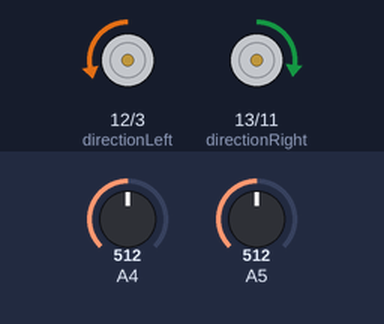
A sketch run on a simulated Arduino Uno, built with avr-gcc and run on an emulated ATmega328P. Shown: direction and speed pins drawn as motors (green arrow = direction pin HIGH = forward, orange = LOW = backward, longer = more drive). The inputs (shaded band) are chosen by the test bench; at power-on: A4 = 512, A5 = 512.

Above: at 1.2 s.
1.3 s: A4 set to 266
2.8 s: A4 set to 242
At 3.1 s:
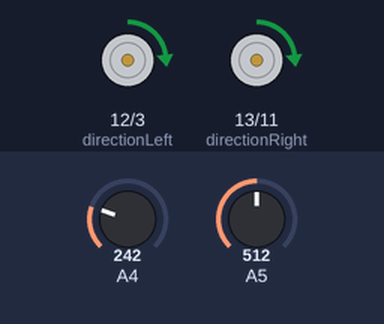
4.3 s: A5 set to 259
5.8 s: A5 set to 232
At 6.6 s:
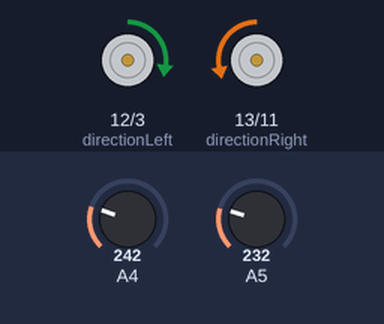
7.3 s: A5 set to 260
At 7.7 s:
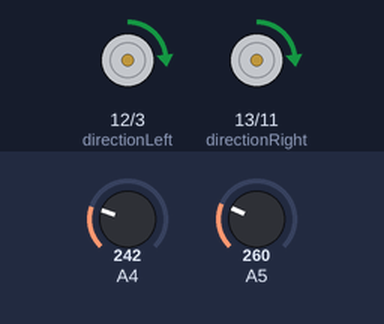
8.8 s: A5 set to 240
At 10.1 s:
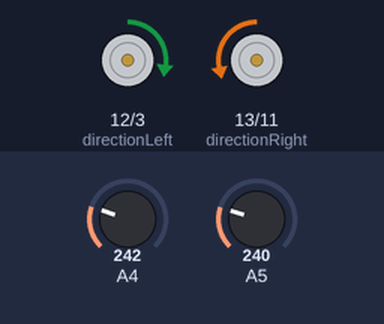
Timing chart, 0 to 11.3 s (numbered marks = the images above; inputs shaded):
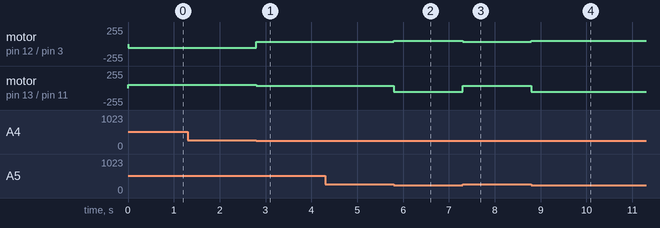

Measured:
- the behaviour switches between 251 and 250 on A4 (found by bisection; images 0 and 1)
- the behaviour switches between 250 and 249 on A5 (found by bisection; images 1 and 2)
- after the input at 1.3 s, every drawn part: stays the same
- after the input at 2.8 s, motor on pin 12 (directionLeft) / pin 3 (speedLeft): backward 55/255 → forward 35/255 at once; motor on pin 13 (directionRight) / pin 11 (speedRight): forward 50/255 → forward 35/255 at once
- after the input at 4.3 s, every drawn part: stays the same
- after the input at 5.8 s, motor on pin 12 (directionLeft) / pin 3 (speedLeft): forward 35/255 → forward 50/255 at once; motor on pin 13 (directionRight) / pin 11 (speedRight): forward 35/255 → backward 55/255 at once
- after the input at 7.3 s, motor on pin 12 (directionLeft) / pin 3 (speedLeft): forward 50/255 → forward 35/255 at once; motor on pin 13 (directionRight) / pin 11 (speedRight): backward 55/255 → forward 35/255 at once
- after the input at 8.8 s, motor on pin 12 (directionLeft) / pin 3 (speedLeft): forward 35/255 → forward 50/255 at once; motor on pin 13 (directionRight) / pin 11 (speedRight): forward 35/255 → backward 55/255 at once

The sketch:

pablo-line-bot-code.ino
```cpp
//Name: Olivia Chan
//Date: June 9, 2023

//Declaration Section
//Photoresistors
int ldr1; //Value from photoresistor 1(left ldr)
int ldr2; //Value from photoresistor 2(middle ldr)

//Motor Driver
const int speedLeft = 3; //Pin for left wheel speed
const int directionLeft = 12; //Pin for left wheel direction
const int speedRight = 11; //Pin for right wheel speed
const int directionRight = 13; //Pin for right wheel direction

//Motor pins
void setup() {
  pinMode(speedLeft, OUTPUT);
  pinMode(directionLeft, OUTPUT);
  pinMode(speedRight, OUTPUT);
  pinMode(directionRight, OUTPUT);
  Serial.begin(9600);
}

void loop() {
  photoresistor();
  //when the left ldr is black and the middle is white, go straight
  if (ldr1 < 250 && ldr2 > 250)
  {
    moveForward();
  }
  //when the left ldr is black and the middle is black, go right
  else if (ldr1 < 250 && ldr2 < 250)
  {
    rotateRight();
  }
  //when the left ldr is white and the middle is white, go left
  else if (ldr1 > 250 && ldr2 > 250)
  {
    rotateLeft();
  }
  //go straight if none of the other conditions are met
  else {
    moveForward();
  }
}

//function moveForward
void moveForward()
{
  digitalWrite(directionLeft, HIGH);
  digitalWrite(directionRight, HIGH);
  analogWrite(speedLeft, 35);
  analogWrite(speedRight, 35);
}

//function rotateLeft
void rotateLeft()
{
  digitalWrite(directionLeft, LOW);
  digitalWrite(directionRight, HIGH);
  analogWrite(speedLeft, 55);
  analogWrite(speedRight, 50);

}

//function rotateRight
void rotateRight()
{
  digitalWrite(directionLeft, HIGH);
  digitalWrite(directionRight, LOW);
  analogWrite(speedLeft, 50);
  analogWrite(speedRight, 55);
}

//function photoresistor
void photoresistor()
{
  ldr1 = analogRead(A5);
  ldr2 = analogRead(A4);
}
```
